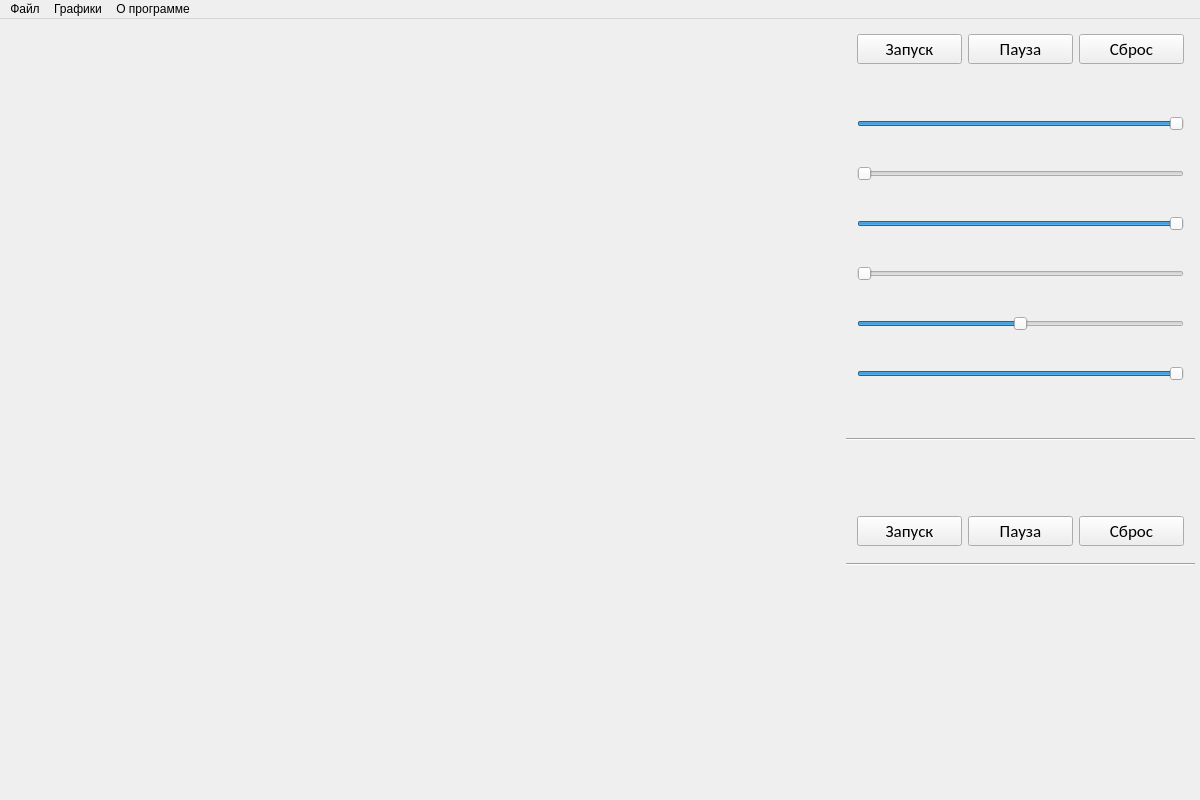
<?xml version="1.0" encoding="UTF-8"?>
<ui version="4.0">
 <class>MainWindow</class>
 <widget class="QMainWindow" name="MainWindow">
  <property name="enabled">
   <bool>true</bool>
  </property>
  <property name="geometry">
   <rect>
    <x>0</x>
    <y>0</y>
    <width>1200</width>
    <height>800</height>
   </rect>
  </property>
  <property name="minimumSize">
   <size>
    <width>1200</width>
    <height>800</height>
   </size>
  </property>
  <property name="windowTitle">
   <string>Прецессия и нутация гироскопа</string>
  </property>
  <property name="windowIcon">
   <iconset resource="res.qrc">
    <normaloff>:/Res/Logos/icon.ico</normaloff>:/Res/Logos/icon.ico</iconset>
  </property>
  <widget class="QWidget" name="centralWidget">
   <widget class="QWidget" name="horizontal" native="true">
    <property name="enabled">
     <bool>true</bool>
    </property>
    <property name="geometry">
     <rect>
      <x>0</x>
      <y>0</y>
      <width>1200</width>
      <height>800</height>
     </rect>
    </property>
    <property name="sizePolicy">
     <sizepolicy hsizetype="Maximum" vsizetype="Maximum">
      <horstretch>0</horstretch>
      <verstretch>0</verstretch>
     </sizepolicy>
    </property>
    <property name="minimumSize">
     <size>
      <width>0</width>
      <height>0</height>
     </size>
    </property>
    <layout class="QHBoxLayout" name="horizontalLayout_11">
     <property name="leftMargin">
      <number>0</number>
     </property>
     <property name="topMargin">
      <number>0</number>
     </property>
     <property name="rightMargin">
      <number>0</number>
     </property>
     <property name="bottomMargin">
      <number>0</number>
     </property>
     <item>
      <widget class="QWidget" name="scene" native="true">
       <property name="enabled">
        <bool>false</bool>
       </property>
       <property name="minimumSize">
        <size>
         <width>840</width>
         <height>800</height>
        </size>
       </property>
      </widget>
     </item>
     <item>
      <widget class="QWidget" name="interface_2" native="true">
       <property name="enabled">
        <bool>true</bool>
       </property>
       <property name="minimumSize">
        <size>
         <width>350</width>
         <height>0</height>
        </size>
       </property>
       <property name="maximumSize">
        <size>
         <width>400</width>
         <height>1600000</height>
        </size>
       </property>
       <layout class="QVBoxLayout" name="verticalLayout_5">
        <property name="spacing">
         <number>6</number>
        </property>
        <property name="leftMargin">
         <number>0</number>
        </property>
        <property name="topMargin">
         <number>4</number>
        </property>
        <property name="rightMargin">
         <number>5</number>
        </property>
        <property name="bottomMargin">
         <number>4</number>
        </property>
        <item>
         <widget class="QWidget" name="buttons" native="true">
          <property name="enabled">
           <bool>true</bool>
          </property>
          <property name="maximumSize">
           <size>
            <width>16777215</width>
            <height>1600000</height>
           </size>
          </property>
          <layout class="QHBoxLayout" name="horizontalLayout_12">
           <item>
            <widget class="QPushButton" name="start">
             <property name="enabled">
              <bool>true</bool>
             </property>
             <property name="minimumSize">
              <size>
               <width>80</width>
               <height>30</height>
              </size>
             </property>
             <property name="font">
              <font>
               <family>Calibri</family>
               <pointsize>13</pointsize>
              </font>
             </property>
             <property name="text">
              <string>Запуск</string>
             </property>
            </widget>
           </item>
           <item>
            <widget class="QPushButton" name="pause">
             <property name="minimumSize">
              <size>
               <width>80</width>
               <height>30</height>
              </size>
             </property>
             <property name="font">
              <font>
               <family>Calibri</family>
               <pointsize>13</pointsize>
              </font>
             </property>
             <property name="text">
              <string>Пауза</string>
             </property>
            </widget>
           </item>
           <item>
            <widget class="QPushButton" name="stop">
             <property name="enabled">
              <bool>true</bool>
             </property>
             <property name="minimumSize">
              <size>
               <width>80</width>
               <height>30</height>
              </size>
             </property>
             <property name="font">
              <font>
               <family>Calibri</family>
               <pointsize>13</pointsize>
              </font>
             </property>
             <property name="text">
              <string>Сброс</string>
             </property>
            </widget>
           </item>
          </layout>
         </widget>
        </item>
        <item>
         <widget class="QWidget" name="grid" native="true">
          <layout class="QGridLayout" name="gridLayout_3">
           <item row="24" column="0">
            <widget class="QSlider" name="thetaS">
             <property name="enabled">
              <bool>true</bool>
             </property>
             <property name="minimum">
              <number>785</number>
             </property>
             <property name="maximum">
              <number>1570</number>
             </property>
             <property name="value">
              <number>1570</number>
             </property>
             <property name="orientation">
              <enum>Qt::Horizontal</enum>
             </property>
            </widget>
           </item>
           <item row="20" column="0">
            <widget class="QSlider" name="phi_dotS">
             <property name="enabled">
              <bool>true</bool>
             </property>
             <property name="minimum">
              <number>-30</number>
             </property>
             <property name="maximum">
              <number>30</number>
             </property>
             <property name="orientation">
              <enum>Qt::Horizontal</enum>
             </property>
            </widget>
           </item>
           <item row="22" column="0">
            <spacer name="verticalSpacer_9">
             <property name="orientation">
              <enum>Qt::Vertical</enum>
             </property>
             <property name="sizeType">
              <enum>QSizePolicy::Fixed</enum>
             </property>
             <property name="sizeHint" stdset="0">
              <size>
               <width>20</width>
               <height>5</height>
              </size>
             </property>
            </spacer>
           </item>
           <item row="16" column="0">
            <widget class="QSlider" name="psi_dotS">
             <property name="enabled">
              <bool>true</bool>
             </property>
             <property name="minimum">
              <number>500</number>
             </property>
             <property name="maximum">
              <number>1000</number>
             </property>
             <property name="orientation">
              <enum>Qt::Horizontal</enum>
             </property>
            </widget>
           </item>
           <item row="19" column="0">
            <widget class="QLabel" name="phi_dotL">
             <property name="enabled">
              <bool>true</bool>
             </property>
             <property name="font">
              <font>
               <family>Calibri</family>
               <pointsize>11</pointsize>
              </font>
             </property>
             <property name="text">
              <string/>
             </property>
            </widget>
           </item>
           <item row="6" column="0">
            <spacer name="verticalSpacer_5">
             <property name="orientation">
              <enum>Qt::Vertical</enum>
             </property>
             <property name="sizeType">
              <enum>QSizePolicy::Fixed</enum>
             </property>
             <property name="sizeHint" stdset="0">
              <size>
               <width>20</width>
               <height>5</height>
              </size>
             </property>
            </spacer>
           </item>
           <item row="11" column="0">
            <widget class="QLabel" name="radiusL">
             <property name="enabled">
              <bool>true</bool>
             </property>
             <property name="font">
              <font>
               <family>Calibri</family>
               <pointsize>11</pointsize>
              </font>
             </property>
             <property name="text">
              <string/>
             </property>
            </widget>
           </item>
           <item row="0" column="0">
            <widget class="QLabel" name="lengthL">
             <property name="enabled">
              <bool>true</bool>
             </property>
             <property name="font">
              <font>
               <family>Calibri</family>
               <pointsize>11</pointsize>
              </font>
             </property>
             <property name="text">
              <string/>
             </property>
            </widget>
           </item>
           <item row="18" column="0">
            <spacer name="verticalSpacer_8">
             <property name="orientation">
              <enum>Qt::Vertical</enum>
             </property>
             <property name="sizeType">
              <enum>QSizePolicy::Fixed</enum>
             </property>
             <property name="sizeHint" stdset="0">
              <size>
               <width>20</width>
               <height>5</height>
              </size>
             </property>
            </spacer>
           </item>
           <item row="8" column="0">
            <widget class="QSlider" name="massS">
             <property name="enabled">
              <bool>true</bool>
             </property>
             <property name="minimum">
              <number>1</number>
             </property>
             <property name="maximum">
              <number>20</number>
             </property>
             <property name="orientation">
              <enum>Qt::Horizontal</enum>
             </property>
            </widget>
           </item>
           <item row="14" column="0">
            <spacer name="verticalSpacer_7">
             <property name="orientation">
              <enum>Qt::Vertical</enum>
             </property>
             <property name="sizeType">
              <enum>QSizePolicy::Fixed</enum>
             </property>
             <property name="sizeHint" stdset="0">
              <size>
               <width>20</width>
               <height>5</height>
              </size>
             </property>
            </spacer>
           </item>
           <item row="15" column="0">
            <widget class="QLabel" name="psi_dotL">
             <property name="enabled">
              <bool>true</bool>
             </property>
             <property name="font">
              <font>
               <family>Calibri</family>
               <pointsize>11</pointsize>
              </font>
             </property>
             <property name="text">
              <string/>
             </property>
            </widget>
           </item>
           <item row="1" column="0">
            <widget class="QSlider" name="lengthS">
             <property name="enabled">
              <bool>true</bool>
             </property>
             <property name="minimum">
              <number>15</number>
             </property>
             <property name="maximum">
              <number>20</number>
             </property>
             <property name="value">
              <number>20</number>
             </property>
             <property name="orientation">
              <enum>Qt::Horizontal</enum>
             </property>
            </widget>
           </item>
           <item row="12" column="0">
            <widget class="QSlider" name="radiusS">
             <property name="enabled">
              <bool>true</bool>
             </property>
             <property name="minimum">
              <number>5</number>
             </property>
             <property name="maximum">
              <number>8</number>
             </property>
             <property name="value">
              <number>8</number>
             </property>
             <property name="orientation">
              <enum>Qt::Horizontal</enum>
             </property>
            </widget>
           </item>
           <item row="7" column="0">
            <widget class="QLabel" name="massL">
             <property name="enabled">
              <bool>true</bool>
             </property>
             <property name="font">
              <font>
               <family>Calibri</family>
               <pointsize>11</pointsize>
              </font>
             </property>
             <property name="text">
              <string/>
             </property>
            </widget>
           </item>
           <item row="10" column="0">
            <spacer name="verticalSpacer_6">
             <property name="orientation">
              <enum>Qt::Vertical</enum>
             </property>
             <property name="sizeType">
              <enum>QSizePolicy::Fixed</enum>
             </property>
             <property name="sizeHint" stdset="0">
              <size>
               <width>20</width>
               <height>5</height>
              </size>
             </property>
            </spacer>
           </item>
           <item row="23" column="0">
            <widget class="QLabel" name="thetaL">
             <property name="enabled">
              <bool>true</bool>
             </property>
             <property name="font">
              <font>
               <family>Calibri</family>
               <pointsize>11</pointsize>
              </font>
             </property>
             <property name="text">
              <string/>
             </property>
            </widget>
           </item>
          </layout>
         </widget>
        </item>
        <item>
         <spacer name="verticalSpacer">
          <property name="orientation">
           <enum>Qt::Vertical</enum>
          </property>
          <property name="sizeType">
           <enum>QSizePolicy::Fixed</enum>
          </property>
          <property name="sizeHint" stdset="0">
           <size>
            <width>20</width>
            <height>40</height>
           </size>
          </property>
         </spacer>
        </item>
        <item>
         <widget class="Line" name="line">
          <property name="orientation">
           <enum>Qt::Horizontal</enum>
          </property>
         </widget>
        </item>
        <item>
         <widget class="QWidget" name="timer_2" native="true">
          <property name="minimumSize">
           <size>
            <width>0</width>
            <height>0</height>
           </size>
          </property>
          <layout class="QVBoxLayout" name="verticalLayout">
           <item>
            <widget class="QWidget" name="horizontalWidget" native="true">
             <property name="minimumSize">
              <size>
               <width>0</width>
               <height>0</height>
              </size>
             </property>
             <layout class="QHBoxLayout" name="horizontalLayout">
              <item>
               <widget class="QLabel" name="timerL">
                <property name="minimumSize">
                 <size>
                  <width>0</width>
                  <height>30</height>
                 </size>
                </property>
                <property name="maximumSize">
                 <size>
                  <width>16777215</width>
                  <height>16000</height>
                 </size>
                </property>
                <property name="font">
                 <font>
                  <family>Calibri</family>
                  <pointsize>20</pointsize>
                 </font>
                </property>
                <property name="text">
                 <string/>
                </property>
                <property name="alignment">
                 <set>Qt::AlignCenter</set>
                </property>
                <property name="margin">
                 <number>0</number>
                </property>
               </widget>
              </item>
             </layout>
            </widget>
           </item>
           <item>
            <widget class="QWidget" name="horizontalWidget_4" native="true">
             <property name="enabled">
              <bool>true</bool>
             </property>
             <property name="maximumSize">
              <size>
               <width>16777215</width>
               <height>40</height>
              </size>
             </property>
             <layout class="QHBoxLayout" name="horizontalLayout_13">
              <property name="leftMargin">
               <number>0</number>
              </property>
              <property name="topMargin">
               <number>0</number>
              </property>
              <property name="rightMargin">
               <number>0</number>
              </property>
              <property name="bottomMargin">
               <number>0</number>
              </property>
              <item>
               <widget class="QPushButton" name="timerStart">
                <property name="enabled">
                 <bool>true</bool>
                </property>
                <property name="minimumSize">
                 <size>
                  <width>80</width>
                  <height>30</height>
                 </size>
                </property>
                <property name="font">
                 <font>
                  <family>Calibri</family>
                  <pointsize>13</pointsize>
                 </font>
                </property>
                <property name="text">
                 <string>Запуск</string>
                </property>
               </widget>
              </item>
              <item>
               <widget class="QPushButton" name="timerPause">
                <property name="minimumSize">
                 <size>
                  <width>80</width>
                  <height>30</height>
                 </size>
                </property>
                <property name="font">
                 <font>
                  <family>Calibri</family>
                  <pointsize>13</pointsize>
                 </font>
                </property>
                <property name="text">
                 <string>Пауза</string>
                </property>
               </widget>
              </item>
              <item>
               <widget class="QPushButton" name="timerStop">
                <property name="enabled">
                 <bool>true</bool>
                </property>
                <property name="minimumSize">
                 <size>
                  <width>80</width>
                  <height>30</height>
                 </size>
                </property>
                <property name="font">
                 <font>
                  <family>Calibri</family>
                  <pointsize>13</pointsize>
                 </font>
                </property>
                <property name="text">
                 <string>Сброс</string>
                </property>
               </widget>
              </item>
             </layout>
            </widget>
           </item>
          </layout>
         </widget>
        </item>
        <item>
         <widget class="Line" name="line_2">
          <property name="orientation">
           <enum>Qt::Horizontal</enum>
          </property>
         </widget>
        </item>
        <item>
         <spacer name="verticalSpacer_2">
          <property name="orientation">
           <enum>Qt::Vertical</enum>
          </property>
          <property name="sizeType">
           <enum>QSizePolicy::Expanding</enum>
          </property>
          <property name="sizeHint" stdset="0">
           <size>
            <width>20</width>
            <height>400</height>
           </size>
          </property>
         </spacer>
        </item>
        <item>
         <widget class="QLabel" name="label">
          <property name="minimumSize">
           <size>
            <width>300</width>
            <height>122</height>
           </size>
          </property>
          <property name="text">
           <string/>
          </property>
          <property name="pixmap">
           <pixmap resource="res.qrc">:/Res/Logos/NSTU.png</pixmap>
          </property>
          <property name="scaledContents">
           <bool>false</bool>
          </property>
          <property name="alignment">
           <set>Qt::AlignCenter</set>
          </property>
         </widget>
        </item>
        <item>
         <spacer name="verticalSpacer_3">
          <property name="orientation">
           <enum>Qt::Vertical</enum>
          </property>
          <property name="sizeType">
           <enum>QSizePolicy::Fixed</enum>
          </property>
          <property name="sizeHint" stdset="0">
           <size>
            <width>20</width>
            <height>30</height>
           </size>
          </property>
         </spacer>
        </item>
       </layout>
      </widget>
     </item>
    </layout>
   </widget>
  </widget>
  <widget class="QMenuBar" name="menuBar">
   <property name="enabled">
    <bool>true</bool>
   </property>
   <property name="geometry">
    <rect>
     <x>0</x>
     <y>0</y>
     <width>1200</width>
     <height>20</height>
    </rect>
   </property>
   <property name="defaultUp">
    <bool>false</bool>
   </property>
   <widget class="QMenu" name="menu">
    <property name="title">
     <string>Файл</string>
    </property>
    <addaction name="action"/>
   </widget>
   <widget class="QMenu" name="menu_2">
    <property name="title">
     <string>Графики</string>
    </property>
    <widget class="QMenu" name="menu_4">
     <property name="title">
      <string>Графики энергии</string>
     </property>
     <addaction name="action_5"/>
     <addaction name="action_6"/>
     <addaction name="action_7"/>
    </widget>
    <addaction name="action_2"/>
    <addaction name="action_3"/>
    <addaction name="menu_4"/>
   </widget>
   <widget class="QMenu" name="menu_3">
    <property name="title">
     <string>О программе</string>
    </property>
    <addaction name="action_8"/>
    <addaction name="action_9"/>
    <addaction name="action_10"/>
   </widget>
   <addaction name="menu"/>
   <addaction name="menu_2"/>
   <addaction name="menu_3"/>
  </widget>
  <action name="action">
   <property name="text">
    <string>Выход</string>
   </property>
  </action>
  <action name="action_2">
   <property name="text">
    <string>График зависимости θ от φ</string>
   </property>
  </action>
  <action name="action_3">
   <property name="text">
    <string>График зависимости θ от времени</string>
   </property>
  </action>
  <action name="action_5">
   <property name="text">
    <string>Кинетическая энергия</string>
   </property>
  </action>
  <action name="action_6">
   <property name="text">
    <string>Потенциальная энергия</string>
   </property>
  </action>
  <action name="action_7">
   <property name="text">
    <string>Полная энергия</string>
   </property>
  </action>
  <action name="action_8">
   <property name="text">
    <string>Руководство пользователя</string>
   </property>
  </action>
  <action name="action_9">
   <property name="text">
    <string>Справка</string>
   </property>
  </action>
  <action name="action_10">
   <property name="text">
    <string>Разработчики</string>
   </property>
  </action>
 </widget>
 <layoutdefault spacing="6" margin="11"/>
 <resources>
  <include location="res.qrc"/>
 </resources>
 <connections/>
</ui>
